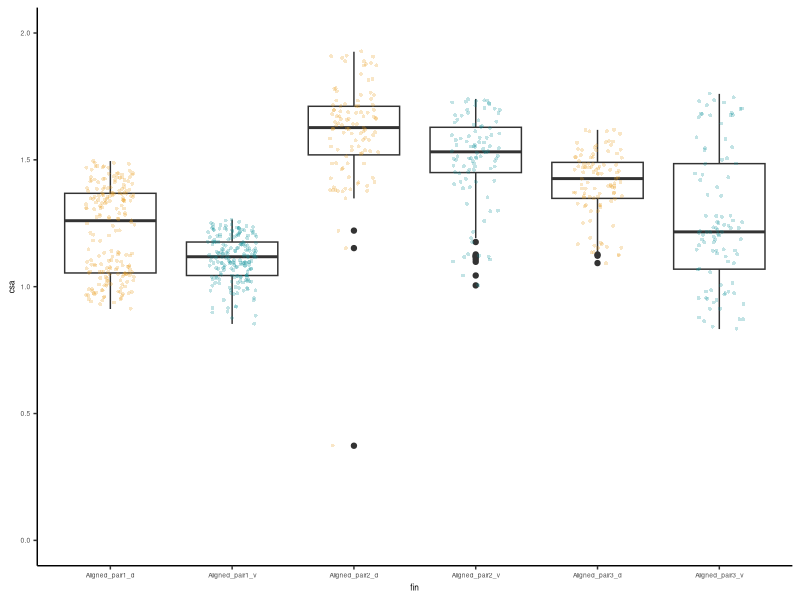
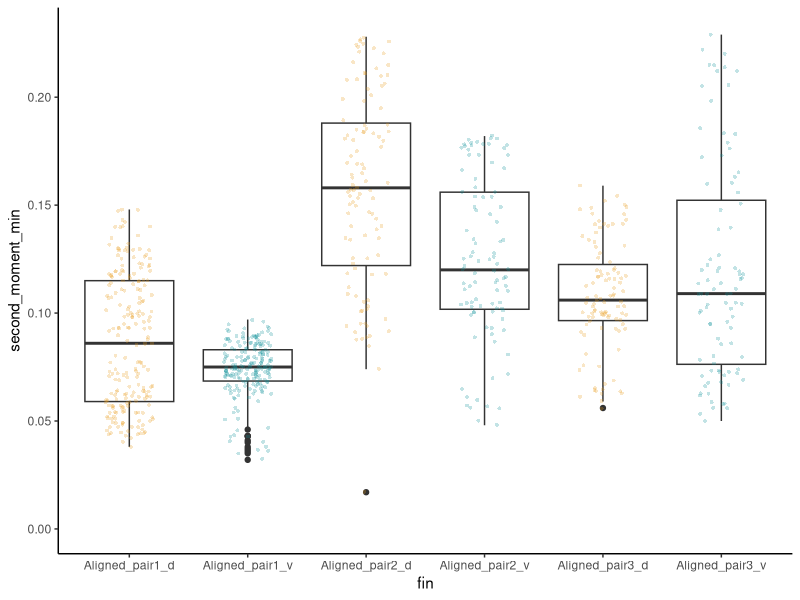

Write R code to recreate these figures, in order. (Note: this script raises an error after producing the figures.)
# Measure and plot fin rays for Eusthenopteron CMN10926 DV comparison
# May 24 2019
# TAS


# initialize packages ####
library(ggplot2)


# load data ####
eusthenopteron_all_data <- read.delim("data/CMNH8153_measured_rays.txt") # load data

eusthenopteron_all_data <- eusthenopteron_all_data[c("Label", "Slice","CSA","Imin_._.4.","Imax_._.4.")] # readuce to variables we compare
colnames(eusthenopteron_all_data) <- c("fin", "slice","csa","second_moment_min", "second_moment_max") # re-name columns for clarity.


# plot data ####
group.colors <- c(Aligned_pair1_d="#E89E1C", Aligned_pair1_v="#0D929A", # set color scheme for d vs v
                  Aligned_pair2_d="#E89E1C", Aligned_pair2_v="#0D929A",
                  Aligned_pair3_d="#E89E1C", Aligned_pair3_v="#0D929A",
                  Aligned_pair3_d2="#E89E1C", Aligned_pair3_v2="#0D929A")

# cross sectional area.
p_eust_csa <- ggplot(data=eusthenopteron_all_data, aes(x=fin, y=csa)) +
  geom_boxplot() +
  geom_jitter(shape=16, position=position_jitter(0.2), size=1, alpha=0.25, aes(color=fin)) +
  scale_color_manual(values = group.colors) +
  ylim(0,2) +
  theme_classic() +
  theme(legend.position="none", text=element_text(size=6))

ggsave("output_figures/CMNH8153_csa.pdf", plot=p_eust_csa,  width=5, height=5, units = "cm")


# second moment of area - minimum 
p_eust_2nd_mom <- ggplot(data=eusthenopteron_all_data, aes(x=fin, y=second_moment_min))  +
  geom_boxplot() +
  geom_jitter(shape=16, position=position_jitter(0.2), size=1, alpha=0.25, aes(color=fin)) +
  theme_classic() +
  ylim(0,0.23) +
  theme(legend.position="none") +
  scale_color_manual(values = group.colors)

ggsave("output_figures/CMNH8153_mom.pdf", plot=p_eust_2nd_mom,  width=6, height=5, units = "cm")

# second moment of area - max # I think not going to use. In this spp., it corresponds to the AP axis of the fin. 
# ggplot(data=eusthenopteron_all_data, aes(x=fin, y=second_moment_max))  + geom_boxplot() + geom_jitter(shape=16, position=position_jitter(0.2), size=1, alpha=0.3) + ylim(0,0.0011)

# analyzing eusthenopteron rays ####
eusth_d1 <- eusthenopteron_all_data[eusthenopteron_all_data$fin=="Aligned_pair1_d",]
eusth_v1 <- eusthenopteron_all_data[eusthenopteron_all_data$fin=="Aligned_pair1_v",]
eusth_d2 <- eusthenopteron_all_data[eusthenopteron_all_data$fin=="Aligned_pair2_d",]
eusth_v2 <- eusthenopteron_all_data[eusthenopteron_all_data$fin=="Aligned_pair2_v",]
eusth_d3 <- eusthenopteron_all_data[eusthenopteron_all_data$fin=="Aligned_pair3_d",]
eusth_v3 <- eusthenopteron_all_data[eusthenopteron_all_data$fin=="Aligned_pair3_v",]

# comparing area - for figure
#pair1_fold_diff_area = (mean(eusth_d1$csa) - mean(eusth_v1$csa)) / mean(eusth_d1$csa) 
#pair2_fold_diff_area = (mean(eusth_d2$csa) - mean(eusth_v2$csa)) / mean(eusth_d2$csa)
(mean(eusth_d1$csa)/mean(eusth_v1$csa) +
mean(eusth_d2$csa)/mean(eusth_v2$csa) +
mean(eusth_d3$csa)/mean(eusth_v3$csa))/3

# comparing moment of area, minimum - for figure
#pair1_fold_diff_2nd_minor = (mean(eusth_d1$second_moment_min) - mean(eusth_v1$second_moment_min)) / mean(eusth_d1$second_moment_min) 
#pair2_fold_diff_2nd_minor = (mean(eusth_d2$second_moment_min) - mean(eusth_v2$second_moment_min)) / mean(eusth_d2$second_moment_min)
(mean(eusth_d1$second_moment_min)/mean(eusth_v1$second_moment_min) +
mean(eusth_d2$second_moment_min)/mean(eusth_v2$second_moment_min) +
mean(eusth_d3$second_moment_min)/mean(eusth_v3$second_moment_min))/3

mean(eusth_v1$second_moment_max)/mean(eusth_d1$second_moment_max)
mean(eusth_v2$second_moment_max)/mean(eusth_d2$second_moment_max)
mean(eusth_v3$second_moment_max)/mean(eusth_d3$second_moment_max)


# statistics  
# test if  data are normally distributed.
shapiro.test(eusth_d1$csa)
shapiro.test(eusth_d2$csa)
shapiro.test(eusth_d3$csa)
shapiro.test(eusth_v1$csa)
shapiro.test(eusth_v2$csa)
shapiro.test(eusth_d3$csa)
shapiro.test(eusth_d1$second_moment_min) # greater than 0.05= normal
shapiro.test(eusth_d2$second_moment_min)
shapiro.test(eusth_d3$second_moment_min)
shapiro.test(eusth_v1$second_moment_min)
shapiro.test(eusth_v2$second_moment_min) # greater than 0.05 = normal
shapiro.test(eusth_v3$second_moment_min)
# Interpreting the output: p-values < 0.05 imply that the distribution of the data are significantly different from normal distribution. In other words, we can assume that they are not-normal.
# Therefore, it is more appropriate to run the Mann-Whitney-Wilcoxon Test, which allows us to testwhether the population distributions are identical without assuming them to follow the normal distribution.


#  table of these results
d1_vs_v1_csa <- as.vector(c("Eusthenopteron", "CMNH8153", "d1_vs_v1", "csa", wilcox.test(eusth_d1$csa, eusth_v1$csa)$statistic, wilcox.test(eusth_d1$csa, eusth_v1$csa)$p.value))
d2_vs_v2_csa <- as.vector(c("Eusthenopteron", "CMNH8153", "d2_vs_v2", "csa", wilcox.test(eusth_d2$csa, eusth_v2$csa)$statistic, wilcox.test(eusth_d2$csa, eusth_v2$csa)$p.value))
d3_vs_v3_csa <- as.vector(c("Eusthenopteron", "CMNH8153", "d3_vs_v3", "csa", wilcox.test(eusth_d3$csa, eusth_v3$csa)$statistic, wilcox.test(eusth_d2$csa, eusth_v3$csa)$p.value))

d1_vs_v1_mom <- as.vector(c("Eusthenopteron", "CMNH8153", "d1_vs_v1", "second_moment", wilcox.test(eusth_d1$second_moment_min, eusth_v1$second_moment_min)$statistic, wilcox.test(eusth_d1$second_moment_min, eusth_v1$second_moment_min)$p.value))
d2_vs_v2_mom <- as.vector(c("Eusthenopteron", "CMNH8153", "d2_vs_v2", "second_moment", wilcox.test(eusth_d2$second_moment_min, eusth_v2$second_moment_min)$statistic, wilcox.test(eusth_d2$second_moment_min, eusth_v2$second_moment_min)$p.value))
d3_vs_v3_mom <- as.vector(c("Eusthenopteron", "CMNH8153", "d3_vs_v3", "second_moment", wilcox.test(eusth_d3$second_moment_min, eusth_v3$second_moment_min)$statistic, wilcox.test(eusth_d3$second_moment_min, eusth_v3$second_moment_min)$p.value))

suppl_table <- rbind(d1_vs_v1_csa, d2_vs_v2_csa, d3_vs_v3_csa,
                     d1_vs_v1_mom, d2_vs_v2_mom, d3_vs_v3_mom)
colnames(suppl_table) <- c("species", "specimen","rays_compared", "comparison", "W", "p-value")

write.table(suppl_table,"output_files/tetrapodomorph_dv_wilcox_test.txt",
            row.names = FALSE,
            quote=FALSE,
            append = TRUE,
            col.names = FALSE)
